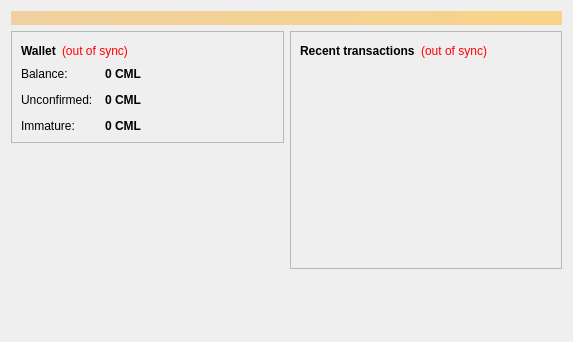
<?xml version="1.0" encoding="UTF-8"?>
<ui version="4.0">
 <class>OverviewPage</class>
 <widget class="QWidget" name="OverviewPage">
  <property name="geometry">
   <rect>
    <x>0</x>
    <y>0</y>
    <width>573</width>
    <height>342</height>
   </rect>
  </property>
  <property name="windowTitle">
   <string>Form</string>
  </property>
  <layout class="QVBoxLayout" name="topLayout">
   <item>
    <widget class="QLabel" name="labelAlerts">
     <property name="visible">
      <bool>false</bool>
     </property>
     <property name="styleSheet">
      <string notr="true">background-color: qlineargradient(x1: 0, y1: 0, x2: 1, y2: 0, stop:0 #F0D0A0, stop:1 #F8D488); color:#000000;</string>
     </property>
     <property name="wordWrap">
      <bool>true</bool>
     </property>
     <property name="margin">
      <number>3</number>
     </property>
    </widget>
   </item>
   <item>
    <layout class="QHBoxLayout" name="horizontalLayout" stretch="1,1">
     <item>
      <layout class="QVBoxLayout" name="verticalLayout_2">
       <item>
        <widget class="QFrame" name="frame">
         <property name="frameShape">
          <enum>QFrame::StyledPanel</enum>
         </property>
         <property name="frameShadow">
          <enum>QFrame::Raised</enum>
         </property>
         <layout class="QVBoxLayout" name="verticalLayout_4">
          <item>
           <layout class="QHBoxLayout" name="horizontalLayout_4">
            <item>
             <widget class="QLabel" name="label_5">
              <property name="font">
               <font>
                <weight>75</weight>
                <bold>true</bold>
               </font>
              </property>
              <property name="text">
               <string>Wallet</string>
              </property>
             </widget>
            </item>
            <item>
             <widget class="QLabel" name="labelWalletStatus">
              <property name="toolTip">
               <string>The displayed information may be out of date. Your wallet automatically synchronizes with the Camelcoin network after a connection is established, but this process has not completed yet.</string>
              </property>
              <property name="styleSheet">
               <string notr="true">QLabel { color: red; }</string>
              </property>
              <property name="text">
               <string notr="true">(out of sync)</string>
              </property>
              <property name="alignment">
               <set>Qt::AlignLeading|Qt::AlignLeft|Qt::AlignVCenter</set>
              </property>
             </widget>
            </item>
            <item>
             <spacer name="horizontalSpacer_2">
              <property name="orientation">
               <enum>Qt::Horizontal</enum>
              </property>
              <property name="sizeHint" stdset="0">
               <size>
                <width>40</width>
                <height>20</height>
               </size>
              </property>
             </spacer>
            </item>
           </layout>
          </item>
          <item>
           <layout class="QFormLayout" name="formLayout_2">
            <property name="fieldGrowthPolicy">
             <enum>QFormLayout::AllNonFixedFieldsGrow</enum>
            </property>
            <property name="horizontalSpacing">
             <number>12</number>
            </property>
            <property name="verticalSpacing">
             <number>12</number>
            </property>
            <item row="0" column="0">
             <widget class="QLabel" name="label">
              <property name="text">
               <string>Balance:</string>
              </property>
             </widget>
            </item>
            <item row="0" column="1">
             <widget class="QLabel" name="labelBalance">
              <property name="font">
               <font>
                <weight>75</weight>
                <bold>true</bold>
               </font>
              </property>
              <property name="cursor">
               <cursorShape>IBeamCursor</cursorShape>
              </property>
              <property name="toolTip">
               <string>Your current balance</string>
              </property>
              <property name="text">
               <string notr="true">0 CML</string>
              </property>
              <property name="textInteractionFlags">
               <set>Qt::LinksAccessibleByMouse|Qt::TextSelectableByKeyboard|Qt::TextSelectableByMouse</set>
              </property>
             </widget>
            </item>
            <item row="1" column="0">
             <widget class="QLabel" name="label_3">
              <property name="text">
               <string>Unconfirmed:</string>
              </property>
             </widget>
            </item>
            <item row="1" column="1">
             <widget class="QLabel" name="labelUnconfirmed">
              <property name="font">
               <font>
                <weight>75</weight>
                <bold>true</bold>
               </font>
              </property>
              <property name="cursor">
               <cursorShape>IBeamCursor</cursorShape>
              </property>
              <property name="toolTip">
               <string>Total of transactions that have yet to be confirmed, and do not yet count toward the current balance</string>
              </property>
              <property name="text">
               <string notr="true">0 CML</string>
              </property>
              <property name="textInteractionFlags">
               <set>Qt::LinksAccessibleByMouse|Qt::TextSelectableByKeyboard|Qt::TextSelectableByMouse</set>
              </property>
             </widget>
            </item>
            <item row="2" column="0">
             <widget class="QLabel" name="labelImmatureText">
              <property name="text">
               <string>Immature:</string>
              </property>
             </widget>
            </item>
            <item row="2" column="1">
             <widget class="QLabel" name="labelImmature">
              <property name="font">
               <font>
                <weight>75</weight>
                <bold>true</bold>
               </font>
              </property>
              <property name="toolTip">
               <string>Mined balance that has not yet matured</string>
              </property>
              <property name="text">
               <string notr="true">0 CML</string>
              </property>
              <property name="textInteractionFlags">
               <set>Qt::LinksAccessibleByMouse|Qt::TextSelectableByKeyboard|Qt::TextSelectableByMouse</set>
              </property>
             </widget>
            </item>
           </layout>
          </item>
         </layout>
        </widget>
       </item>
       <item>
        <spacer name="verticalSpacer">
         <property name="orientation">
          <enum>Qt::Vertical</enum>
         </property>
         <property name="sizeHint" stdset="0">
          <size>
           <width>20</width>
           <height>40</height>
          </size>
         </property>
        </spacer>
       </item>
      </layout>
     </item>
     <item>
      <layout class="QVBoxLayout" name="verticalLayout_3">
       <item>
        <widget class="QFrame" name="frame_2">
         <property name="frameShape">
          <enum>QFrame::StyledPanel</enum>
         </property>
         <property name="frameShadow">
          <enum>QFrame::Raised</enum>
         </property>
         <layout class="QVBoxLayout" name="verticalLayout">
          <item>
           <layout class="QHBoxLayout" name="horizontalLayout_2">
            <item>
             <widget class="QLabel" name="label_4">
              <property name="text">
               <string>&lt;b&gt;Recent transactions&lt;/b&gt;</string>
              </property>
             </widget>
            </item>
            <item>
             <widget class="QLabel" name="labelTransactionsStatus">
              <property name="toolTip">
               <string>The displayed information may be out of date. Your wallet automatically synchronizes with the Camelcoin network after a connection is established, but this process has not completed yet.</string>
              </property>
              <property name="styleSheet">
               <string notr="true">QLabel { color: red; }</string>
              </property>
              <property name="text">
               <string notr="true">(out of sync)</string>
              </property>
              <property name="alignment">
               <set>Qt::AlignRight|Qt::AlignTrailing|Qt::AlignVCenter</set>
              </property>
             </widget>
            </item>
            <item>
             <spacer name="horizontalSpacer">
              <property name="orientation">
               <enum>Qt::Horizontal</enum>
              </property>
              <property name="sizeHint" stdset="0">
               <size>
                <width>40</width>
                <height>20</height>
               </size>
              </property>
             </spacer>
            </item>
           </layout>
          </item>
          <item>
           <widget class="QListView" name="listTransactions">
            <property name="styleSheet">
             <string notr="true">QListView { background: transparent; }</string>
            </property>
            <property name="frameShape">
             <enum>QFrame::NoFrame</enum>
            </property>
            <property name="verticalScrollBarPolicy">
             <enum>Qt::ScrollBarAlwaysOff</enum>
            </property>
            <property name="horizontalScrollBarPolicy">
             <enum>Qt::ScrollBarAlwaysOff</enum>
            </property>
            <property name="selectionMode">
             <enum>QAbstractItemView::NoSelection</enum>
            </property>
           </widget>
          </item>
         </layout>
        </widget>
       </item>
       <item>
        <spacer name="verticalSpacer_2">
         <property name="orientation">
          <enum>Qt::Vertical</enum>
         </property>
         <property name="sizeHint" stdset="0">
          <size>
           <width>20</width>
           <height>40</height>
          </size>
         </property>
        </spacer>
       </item>
      </layout>
     </item>
    </layout>
   </item>
  </layout>
 </widget>
 <resources/>
 <connections/>
</ui>
